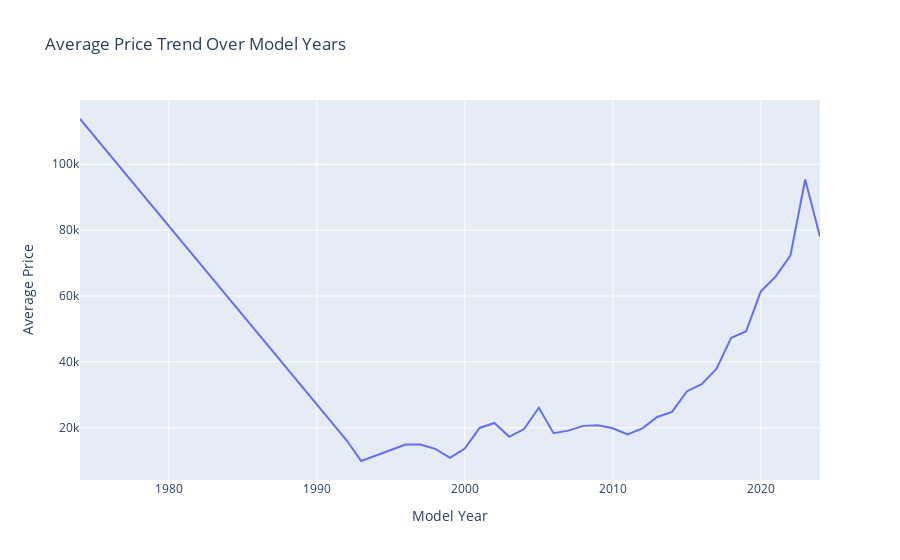

Notebook code for this chart:
### Code cell
avg_price_by_year = train_df.groupby('model_year')['price'].mean().reset_index()

fig4 = px.line(avg_price_by_year, x='model_year', y='price', 
               title='Average Price Trend Over Model Years', 
               labels={'model_year': 'Model Year', 'price': 'Average Price'})
fig4.show()

### Figure 1 — Plotly figure (JSON) as saved in the notebook; plotly's stock layout.template omitted (floating-point values rounded to 4 significant figures)
{"data": [{"hovertemplate": "Model Year=%{x}<br>Average Price=%{y}<extra></extra>", "legendgroup": "", "line": {"color": "#636efa", "dash": "solid"}, "marker": {"symbol": "circle"}, "mode": "lines", "name": "", "orientation": "v", "showlegend": false, "type": "scatter", "x": [1974, 1992, 1993, 1995, 1996, 1997, 1998, 1999, 2000, 2001, 2002, 2003, 2004, 2005, 2006, 2007, 2008, 2009, 2010, 2011, 2012, 2013, 2014, 2015, 2016, 2017, 2018, 2019, 2020, 2021, 2022, 2023, 2024], "xaxis": "x", "y": [113700.0, 16270.0, 9906.0, 13360.0, 14930.0, 14880.0, 13580.0, 10840.0, 13690.0, 19940.0, 21440.0, 17240.0, 19600.0, 26060.0, 18360.0, 19130.0, 20570.0, 20720.0, 19860.0, 17960.0, 19810.0, 23290.0, 24810.0, 31020.0, 33240.0, 37830.0, 47310.0, 49220.0, 61400.0, 65890.0, 72270.0, 95360.0, 78010.0], "yaxis": "y"}], "layout": {"autosize": true, "legend": {"tracegroupgap": 0}, "title": {"text": "Average Price Trend Over Model Years"}, "xaxis": {"anchor": "y", "autorange": true, "domain": [0, 1], "range": [1974, 2024], "title": {"text": "Model Year"}, "type": "linear"}, "yaxis": {"anchor": "x", "autorange": true, "domain": [0, 1], "range": [4137.0, 119500.0], "title": {"text": "Average Price"}, "type": "linear"}}}
